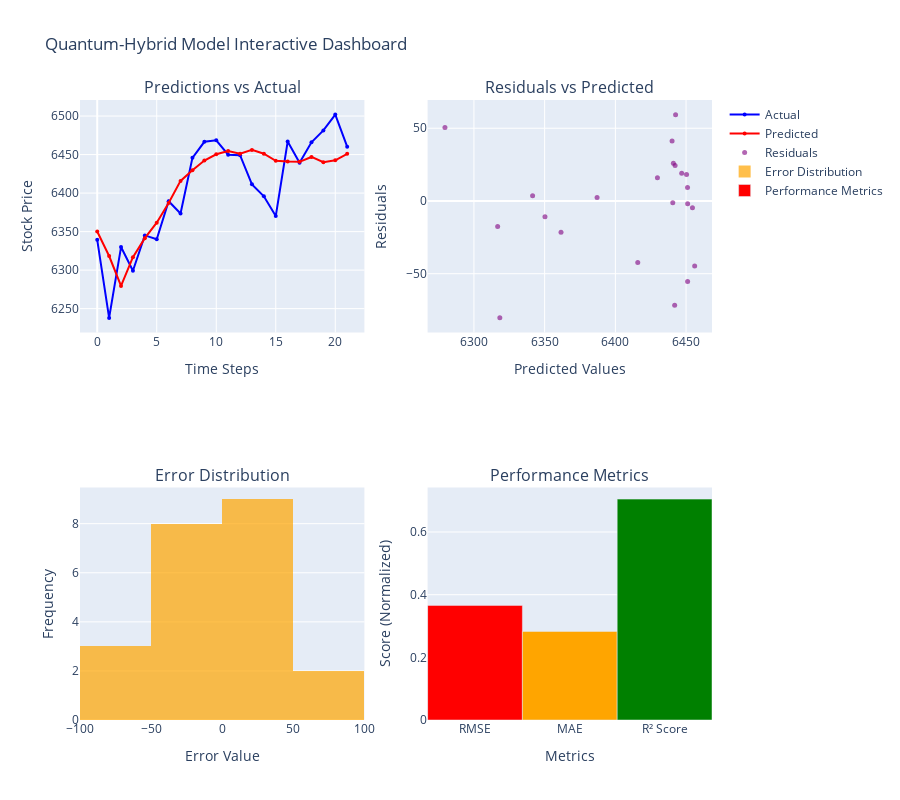

Notebook cell for this chart:
### Code cell
# Interactive Dashboard Components
import plotly.graph_objects as go
from plotly.subplots import make_subplots

# Check if we have the required data
if 'y_val_true' in locals() and 'val_predictions' in locals() and 'residuals' in locals():
    # Interactive prediction plot
    fig = make_subplots(rows=2, cols=2,
                        subplot_titles=('Predictions vs Actual', 'Residuals vs Predicted', 
                                       'Error Distribution', 'Performance Metrics'))

    # Main prediction plot
    fig.add_trace(go.Scatter(y=y_val_true, mode='lines+markers', name='Actual', 
                            line=dict(color='blue'), marker=dict(size=4)), 
                  row=1, col=1)
    fig.add_trace(go.Scatter(y=val_predictions, mode='lines+markers', name='Predicted', 
                            line=dict(color='red'), marker=dict(size=4)), 
                  row=1, col=1)

    # Residuals scatter plot
    fig.add_trace(go.Scatter(x=val_predictions, y=residuals, mode='markers', 
                            name='Residuals', marker=dict(color='purple', size=5, opacity=0.6)), 
                  row=1, col=2)

    # Error distribution histogram
    fig.add_trace(go.Histogram(x=residuals, name='Error Distribution', 
                              marker_color='orange', opacity=0.7), 
                  row=2, col=1)

    # Performance metrics bar chart
    metrics_names = ['RMSE', 'MAE', 'R² Score']
    metrics_values = [rmse/100, mae/100, r2]  # Normalize for better visualization
    fig.add_trace(go.Bar(x=metrics_names, y=metrics_values, name='Performance Metrics',
                        marker_color=['red', 'orange', 'green']), 
                  row=2, col=2)

    # Update layout
    fig.update_layout(height=800, showlegend=True, 
                     title_text="Quantum-Hybrid Model Interactive Dashboard")
    
    # Update axes labels
    fig.update_xaxes(title_text="Time Steps", row=1, col=1)
    fig.update_yaxes(title_text="Stock Price", row=1, col=1)
    fig.update_xaxes(title_text="Predicted Values", row=1, col=2)
    fig.update_yaxes(title_text="Residuals", row=1, col=2)
    fig.update_xaxes(title_text="Error Value", row=2, col=1)
    fig.update_yaxes(title_text="Frequency", row=2, col=1)
    fig.update_xaxes(title_text="Metrics", row=2, col=2)
    fig.update_yaxes(title_text="Score (Normalized)", row=2, col=2)

    # Save and display
    fig.write_html("interactive_dashboard.html")
    print("Interactive dashboard saved as 'interactive_dashboard.html'")
    fig.show()
    
else:
    print("Required data not available. Please run the evaluation cell first.")
    
    # Create a simplified version with mock data
    x_data = np.linspace(0, 100, 100)
    actual_data = 100 + 10 * np.sin(x_data * 0.1) + 2 * np.random.randn(100)
    predicted_data = actual_data + np.random.randn(100)
    
    fig = go.Figure()
    fig.add_trace(go.Scatter(x=x_data, y=actual_data, mode='lines', name='Actual'))
    fig.add_trace(go.Scatter(x=x_data, y=predicted_data, mode='lines', name='Predicted'))
    fig.update_layout(title="Sample Dashboard - Run Evaluation First for Real Data")
    fig.write_html("sample_dashboard.html")
    fig.show()

### Figure 1 — Plotly figure (JSON) as saved in the notebook; plotly's stock layout.template omitted (floating-point values rounded to 4 significant figures)
{"data": [{"line": {"color": "blue"}, "marker": {"size": 4}, "mode": "lines+markers", "name": "Actual", "type": "scatter", "xaxis": "x", "y": [6339.0, 6238.0, 6330.0, 6299.0, 6345.0, 6340, 6389.0, 6373.0, 6446.0, 6467.0, 6469.0, 6450.0, 6449.0, 6411.0, 6396.0, 6370.0, 6467.0, 6439.0, 6466.0, 6481.0, 6502.0, 6460.0], "yaxis": "y"}, {"line": {"color": "red"}, "marker": {"size": 4}, "mode": "lines+markers", "name": "Predicted", "type": "scatter", "xaxis": "x", "y": [6350.0, 6318.0, 6279.0, 6317.0, 6341.0, 6362.0, 6387.0, 6416.0, 6430.0, 6442.0, 6450.0, 6455.0, 6451.0, 6456.0, 6451.0, 6442.0, 6441.0, 6441.0, 6447.0, 6440.0, 6443.0, 6451.0], "yaxis": "y"}, {"marker": {"color": "purple", "opacity": 0.6, "size": 5}, "mode": "markers", "name": "Residuals", "type": "scatter", "x": [6350.0, 6318.0, 6279.0, 6317.0, 6341.0, 6362.0, 6387.0, 6416.0, 6430.0, 6442.0, 6450.0, 6455.0, 6451.0, 6456.0, 6451.0, 6442.0, 6441.0, 6441.0, 6447.0, 6440.0, 6443.0, 6451.0], "xaxis": "x2", "y": [-10.83, -80.29, 50.45, -17.58, 3.583, -21.57, 2.382, -42.38, 16.01, 24.34, 18.19, -4.726, -1.968, -44.71, -55.32, -71.77, 25.88, -1.289, 19.03, 41.29, 59.27, 9.233], "yaxis": "y2"}, {"marker": {"color": "orange"}, "name": "Error Distribution", "opacity": 0.7, "type": "histogram", "x": [-10.83, -80.29, 50.45, -17.58, 3.583, -21.57, 2.382, -42.38, 16.01, 24.34, 18.19, -4.726, -1.968, -44.71, -55.32, -71.77, 25.88, -1.289, 19.03, 41.29, 59.27, 9.233], "xaxis": "x3", "yaxis": "y3"}, {"marker": {"color": ["red", "orange", "green"]}, "name": "Performance Metrics", "type": "bar", "x": ["RMSE", "MAE", "R² Score"], "xaxis": "x4", "y": [0.3659, 0.2828, 0.705], "yaxis": "y4"}], "layout": {"annotations": [{"font": {"size": 16}, "showarrow": false, "text": "Predictions vs Actual", "x": 0.225, "xanchor": "center", "xref": "paper", "y": 1, "yanchor": "bottom", "yref": "paper"}, {"font": {"size": 16}, "showarrow": false, "text": "Residuals vs Predicted", "x": 0.775, "xanchor": "center", "xref": "paper", "y": 1, "yanchor": "bottom", "yref": "paper"}, {"font": {"size": 16}, "showarrow": false, "text": "Error Distribution", "x": 0.225, "xanchor": "center", "xref": "paper", "y": 0.375, "yanchor": "bottom", "yref": "paper"}, {"font": {"size": 16}, "showarrow": false, "text": "Performance Metrics", "x": 0.775, "xanchor": "center", "xref": "paper", "y": 0.375, "yanchor": "bottom", "yref": "paper"}], "height": 800, "showlegend": true, "title": {"text": "Quantum-Hybrid Model Interactive Dashboard"}, "xaxis": {"anchor": "y", "domain": [0, 0.45], "title": {"text": "Time Steps"}}, "xaxis2": {"anchor": "y2", "domain": [0.55, 1], "title": {"text": "Predicted Values"}}, "xaxis3": {"anchor": "y3", "domain": [0, 0.45], "title": {"text": "Error Value"}}, "xaxis4": {"anchor": "y4", "domain": [0.55, 1], "title": {"text": "Metrics"}}, "yaxis": {"anchor": "x", "domain": [0.625, 1], "title": {"text": "Stock Price"}}, "yaxis2": {"anchor": "x2", "domain": [0.625, 1], "title": {"text": "Residuals"}}, "yaxis3": {"anchor": "x3", "domain": [0, 0.375], "title": {"text": "Frequency"}}, "yaxis4": {"anchor": "x4", "domain": [0, 0.375], "title": {"text": "Score (Normalized)"}}}}
